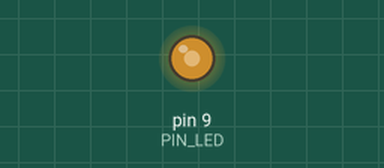
Recording of a sketch running on a simulated Arduino Uno, built with avr-gcc and run on an emulated ATmega328P. Shown: output pins drawn as LEDs (lit = HIGH).

Above: at 0.05 s.
At 0.75 s:
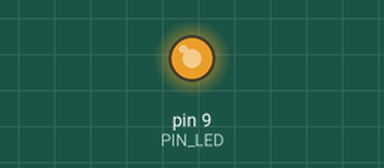
At 1.4 s:
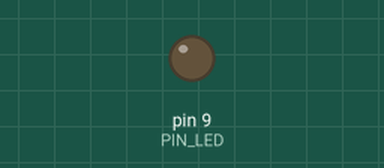
At 1.8 s:
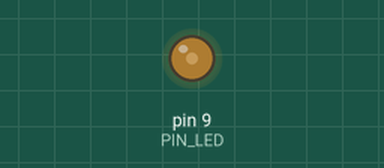
Timing chart, 0 to 4.4 s (numbered marks = the images above):
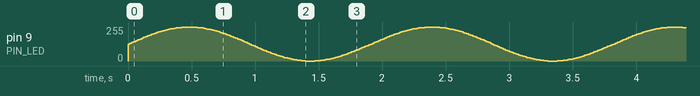

The sketch:

sketch.ino
```cpp
#include <math.h>
const int PIN_LED = 9; // Pin PWM (~9 en Arduino UNO)
float angulo = 0.0;

void setup() {
    pinMode(PIN_LED, OUTPUT);
}


void loop() {
    // sin() devuelve -1.0 a 1.0 — mapear a 0-255
    float seno = (sin(angulo) + 1.0) / 2.0;   // 0.0 a 1.0
    int brillo = (int)(seno * 255);
    analogWrite(PIN_LED, brillo);

    angulo += 0.05;                            // Velocidad del efecto
    if (angulo > 2 * PI) angulo = 0;
    delay(15);
}
```
